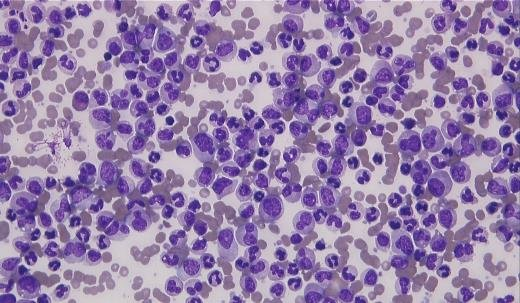
#> input picture sample.png, 520 x 303 px
$ python NucleiCounter.py
#> lines starting #> are read from the running program, lines starting #| are printed output that depends on the picture; after the words box and inside, x2 and y2 are one past the last pixel; in counts of white or black regions, pixels touching at a corner belong together
import cv2
import numpy as np
import os

#region Variables to change scripts functionality

# Set default values
default_image_path = "sample.png"  # Change to your image path

# Input for image path
image_path = input(f"Enter image path (default: {default_image_path}): ") or default_image_path
#> the answer given: sample.png
#> further down, image is the input picture: shape (303, 520, 3); mean B, G, R 170.9, 127.9, 150.2
#> `hsv_image = cv2.cvtColor(image, cv2.COLOR_BGR2HSV)`: hsv_image: shape (303, 520, 3); mean H, S, V 138.6, 70.8, 171.2
imageName, fileType = os.path.splitext(os.path.basename(image_path))


# Output results to verify
print(f"Image Path: {image_path}")

#endregion

#region Functions

# Function to update the mask and the output image with tracked nuclei
def update_mask(x):
#> called with x = 0
    try:
        # Get trackbar positions only if the window is still open
        if cv2.getWindowProperty("Mask", cv2.WND_PROP_VISIBLE) >= 1:
            h_min = cv2.getTrackbarPos("Hue Min", "Mask")
            h_max = cv2.getTrackbarPos("Hue Max", "Mask")
            s_min = cv2.getTrackbarPos("Sat Min", "Mask")
            s_max = cv2.getTrackbarPos("Sat Max", "Mask")
            v_min = cv2.getTrackbarPos("Val Min", "Mask")
            v_max = cv2.getTrackbarPos("Val Max", "Mask")
            kernel_size = cv2.getTrackbarPos("Kernel Size", "Mask")

            # Apply threshold based on current trackbar positions
            lower_purple = np.array([h_min, s_min, v_min])
            upper_purple = np.array([h_max, s_max, v_max])
            mask = cv2.inRange(hsv_image, lower_purple, upper_purple)
#> mask: shape (303, 520); every value is 255

            kernel = np.ones((kernel_size, kernel_size), np.uint8)
            mask = cv2.morphologyEx(mask, cv2.MORPH_OPEN, kernel, iterations=1)

            # Display the mask
            cv2.imshow("Mask", mask)

            # Create a blank image to draw color squares
            color_square = np.zeros((100, 300, 3), dtype=np.uint8)

            # Draw minimum value square (using the actual min HSV values)
            color_square[:, :100] = cv2.cvtColor(np.uint8([[lower_purple]]), cv2.COLOR_HSV2BGR)[0][0]  # Min HSV color
            cv2.putText(color_square, f"Min HSV", (10, 50), cv2.FONT_HERSHEY_SIMPLEX, 0.5, (255, 255, 255), 1)

            # Draw maximum value square (using the actual max HSV values)
            color_square[:, 200:] = cv2.cvtColor(np.uint8([[upper_purple]]), cv2.COLOR_HSV2BGR)[0][0]  # Max HSV color
            cv2.putText(color_square, f"Max HSV", (210, 50), cv2.FONT_HERSHEY_SIMPLEX, 0.5, (255, 255, 255), 1)

            # Show the color squares
            cv2.imshow("Value Indicators", color_square)
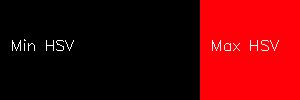
#> window 'Value Indicators': shape (100, 300, 3); mean B, G, R 5.1, 2.5, 86.2

            # Use connected components to label each detected nucleus in the mask
            num_labels, labels, stats, centroids = cv2.connectedComponentsWithStats(mask, connectivity=8)
#> labels: shape (303, 520) int32; every value is 1
#> num_labels = 2; stats = [[-1, 2147483647, 0, 0, 0], [0, 0, 520, 303, 157560]]; centroids = [[nan, nan], [259.5, 151]]

            # Make a copy of the original image to draw on
            output_image = image.copy()

            # Draw bounding boxes around detected nuclei and label each one
            for i in range(1, num_labels):  # Skip the background label (label 0)
                x, y, w, h, area = stats[i]
                cv2.rectangle(output_image, (x, y), (x + w, y + h), (0, 255, 0), 1)
#> this loop made 1 pass
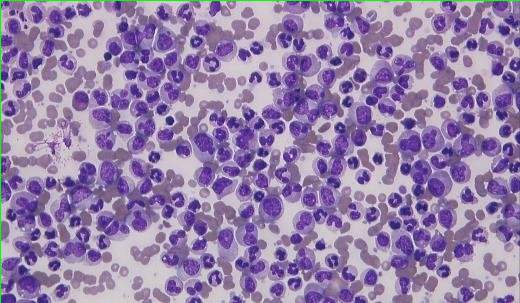
#> output_image: shape (303, 520, 3); 0.52% of pixels changed, all inside (x1, y1, x2, y2) = (0, 0, 520, 303)
                # cv2.putText(output_image, str(i), (x, y - 10), cv2.FONT_HERSHEY_SIMPLEX, 0.1, (0, 0, 255), 2)

            # Show the dynamically updated output image
            cv2.imshow("Labeled Nuclei", output_image)

    except Exception as e:
        print(f"Error updating mask: {e}")

def done_callback():
    """Function to handle cleanup and show final values when done."""
    # Check if the windows are still open before accessing trackbars
    if cv2.getWindowProperty("Mask", cv2.WND_PROP_VISIBLE) >= 1:
        # Read final HSV values from trackbars
        h_min = cv2.getTrackbarPos("Hue Min", "Mask")
        h_max = cv2.getTrackbarPos("Hue Max", "Mask")
        s_min = cv2.getTrackbarPos("Sat Min", "Mask")
        s_max = cv2.getTrackbarPos("Sat Max", "Mask")
        v_min = cv2.getTrackbarPos("Val Min", "Mask")
        v_max = cv2.getTrackbarPos("Val Max", "Mask")
        kernel_size = cv2.getTrackbarPos("Kernel Size", "Mask")

        # Set the lower and upper bounds for masking using trackbar values
        lower_purple = np.array([h_min, s_min, v_min])
        upper_purple = np.array([h_max, s_max, v_max])

        print(f"Final HSV Min: [{h_min}, {s_min}, {v_min}]")
        print(f"Final HSV Max: [{h_max}, {s_max}, {v_max}]")
        print(f"Final Kernel Size: {kernel_size}")

    # Close all windows
    cv2.destroyAllWindows()

#endregion

#region Main script

# Load the image
image = cv2.imread(image_path)

# Display the input image
cv2.imshow("Input Image", image)

# Check if the image was loaded successfully
if image is None:
    print(f"Error: Could not load image at {image_path}")
    exit()

# Display the input image
#cv2.imshow("Input Image", image)

# Convert to HSV color space
hsv_image = cv2.cvtColor(image, cv2.COLOR_BGR2HSV)

# Display the HSV image for debugging
#cv2.imshow("HSV Image", hsv_image)

# Create a resizable window and trackbars for adjusting HSV ranges
cv2.namedWindow("Mask", cv2.WINDOW_NORMAL)  # Make window resizable
cv2.createTrackbar("Hue Min", "Mask", 0, 179, update_mask)
cv2.createTrackbar("Hue Max", "Mask", 179, 179, update_mask)
cv2.createTrackbar("Sat Min", "Mask", 0, 255, update_mask)
cv2.createTrackbar("Sat Max", "Mask", 255, 255, update_mask)
cv2.createTrackbar("Val Min", "Mask", 0, 255, update_mask)
cv2.createTrackbar("Val Max", "Mask", 255, 255, update_mask)
cv2.createTrackbar("Kernel Size", "Mask", 1, 20, update_mask)  # Trackbar for kernel size

# Create a resizable window for the value indicators
cv2.namedWindow("Value Indicators", cv2.WINDOW_NORMAL)  # Make window resizable

# Initial mask display
update_mask(0)

# Main loop to wait for user input
while True:
    key = cv2.waitKey(1)  # Wait for key press, 1 ms delay
#> (key Esc is pressed here)
    if key == ord('d'):  # If 'd' key is pressed, finalize and exit
        # getting the thresholds before closing the window
        lower_purple = np.array([cv2.getTrackbarPos("Hue Min", "Mask"),
            cv2.getTrackbarPos("Sat Min", "Mask"),
            cv2.getTrackbarPos("Val Min", "Mask")])
        upper_purple = np.array([cv2.getTrackbarPos("Hue Max", "Mask"),
            cv2.getTrackbarPos("Sat Max", "Mask"),
            cv2.getTrackbarPos("Val Max", "Mask")])
        kernel_size = cv2.getTrackbarPos("Kernel Size", "Mask")
        done_callback()
        break

# Threshold the image to create a binary mask for purple regions
mask = cv2.inRange(hsv_image, lower_purple, upper_purple)
cleaned_mask = cv2.morphologyEx(mask, cv2.MORPH_OPEN, np.ones((kernel_size, kernel_size), np.uint8), iterations=1)

# Use connected components to label each detected nucleus in the mask
num_labels, labels, stats, centroids = cv2.connectedComponentsWithStats(cleaned_mask, connectivity=8)

# Draw bounding boxes around detected nuclei and label each one
for i in range(1, num_labels):  # Skip the background label (label 0)
    x, y, w, h, area = stats[i]
    cv2.rectangle(image, (x, y), (x + w, y + h), (0, 255, 0), 1)

# Construct the output filename using imageName and fileType
output_filename = f"{imageName}_labeled{fileType}"
cv2.imwrite(output_filename, image)

print(f"Number of nuclei detected: {num_labels - 1}")
print(f"Labeled image saved as '{output_filename}'")

# Display final labeled image
cv2.imshow("Labeled Nuclei", image)
cv2.waitKey(0)
cv2.destroyAllWindows()
